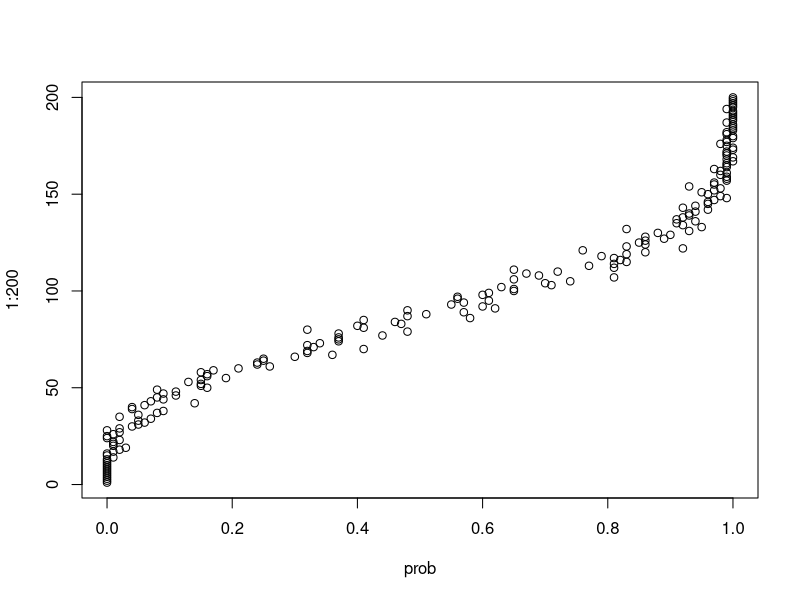

Write R code to recreate this figure.
# Exercise 1

coin_flips = rbinom(500, 1, 0.3)
range_n = 500
generate_plot= function(sample, n, p){
  plot(cumsum(sample), n, xlab="Xn", ylab="n", main="Plot of X against n", type="l")
  # par(new=TRUE)
  lines(n*p, n, col="red", type="l")
}


get_relative_error = function(sample, n, p){
  vector_n = c(1:n)
  error_vector = abs(cumsum(sample) - vector_n*p)/vector_n*p
  plot(vector_n, error_vector, xlab="n", ylab="error", type="l")
}

# Exercise 3 - argument n = number or students chosen at random

birthday_experiments = function(n, expes){
  occurences = 0
  #sams_matrix = 
  for(i in 1:expes){
    sam = sample(1:365, n, replace=TRUE)
    num_days = 0
    for(day in sam){
      repeats = length(which(sam==day))
      if(repeats > 2){
        num_days = num_days + 1
      }
    }
    if(num_days > 0){
      occurences = occurences + 1
    }
  }
  return(occurences/expes)
}
print(birthday_experiments(100, 100))
prob = numeric(200)
for(i in 1:200){
  prob[i] = birthday_experiments(i, 100)
}
#print(prob)
plot(prob, 1:200)

estimate_n = function(n, expes){
  prob = numeric(n)
  least_n = 1
  for(i in 1:n){
    prob[i] = birthday_experiments(i, expes)
  }
  while(prob[least_n] < 0.7){
    least_n = least_n + 1
  }
  print(least_n)
}
estimate_n(200, 100)

count_days = function(){
  vec_days = numeric(100)
  for(i in 1:100){
    sam = ceiling(runif(75, 1, 365))
    num_days = 0
    for(day in sam){
      occurences = length(which(sam==day))
      if(occurences > 2){
        num_days = num_days + 1
      }
    }
    vec_days[i] = num_days
  }
  return(vec_days)
}

#hist(count_days())

averages = numeric(100)
for(i in 1:100){
  averages[i] = mean(count_days())
}
#hist(averages)
